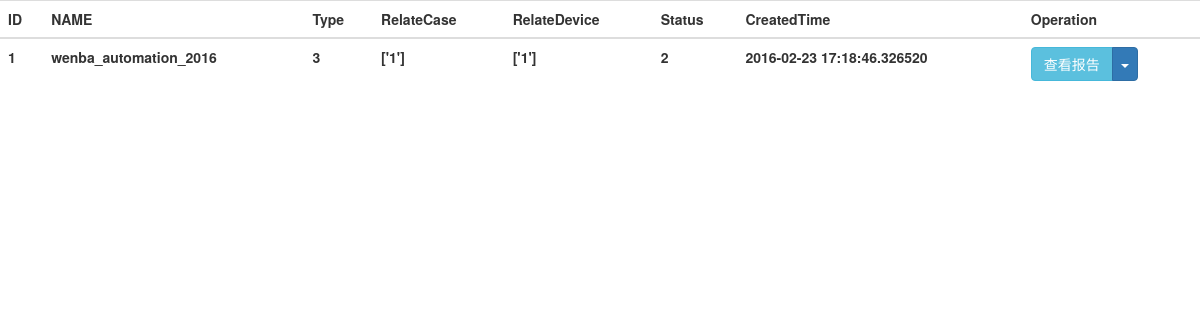
/jobs, run on an earlier commit of the app's database.
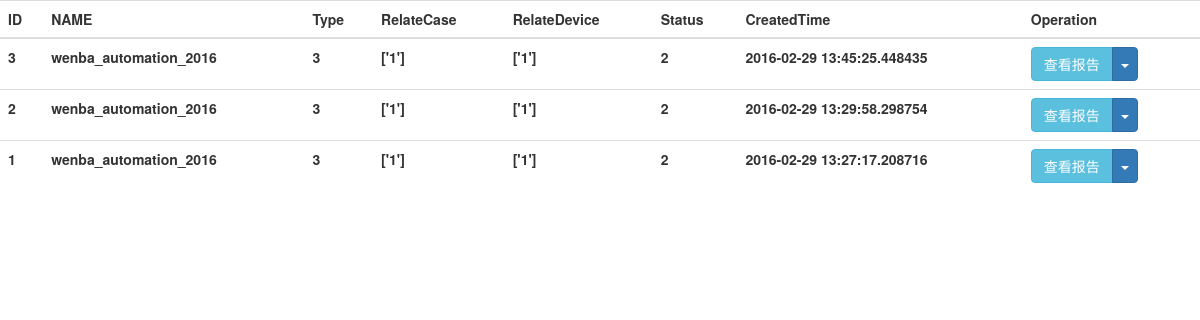
And on a later commit of the database.
### app/models.py (models this page shows, shortened)
class Testjob(db.Model):
	id = db.Column(db.Integer,primary_key=True)
	jobName = db.Column(db.String(64))
	jobType = db.Column(db.Integer)   # 0:兼容性  1:稳定性  2:功能性
	relateCases = db.Column(db.PickleType)
	relateDevices = db.Column(db.PickleType)
	testapk = db.Column(db.String(512))
	appPackage = db.Column(db.String(64))
	appActivity = db.Column(db.String(64))
	result = db.Column(db.Integer,default=0)
	reportID = db.Column(db.Integer,default=0)
	status = db.Column(db.Integer,default=0)
	createdtime = db.Column(db.DateTime,default=datetime.now)

### app/main/jobView.py (the view)
@main.route("/jobs")
def jobs():
	jobs = Testjob.query.all()
	return render_template("jobs.html",jobs=jobs[::-1])

### app/templates/jobs.html (shortened to what this page needs)
<!DOCTYPE html>
<html>
<head lang="en">
	<link rel="stylesheet" href="/static/bootstrap/css/bootstrap.min.css">
</head>
<body>
<table class="table">
	<thread>
		<tr>
			<th>ID</th>
			<th>NAME</th>
			<th>Type</th>
			<th>RelateCase</th>
			<th>RelateDevice</th>
			<th>Status</th>
			<th>CreatedTime</th>
			<th>Operation</th>
		</tr>
	</thread>
	<tbody>
	{% for job in jobs %}
		<tr>
			<th>{{ job.id }}</th>
			<th>{{ job.jobName }}</th>
			<th>{{ job.jobType }}</th>
			<th>{{ job.relateCases }}</th>
			<th>{{ job.relateDevices }}</th>
			<th>{{ job.status }}</th>
			<th>{{ job.createdtime }}</th>
			<th>
				<div class="btn-group">
					{% if job.status != 2 %}
						<button type="button" id="{{ job.id }}" class="btn btn-primary runbtn">运行</button>
						<a id="viewreport_{{ job.id }}" name="{{ job.id }}" class="btn btn-info viewreport" style="display:none">查看报告</a>
					{% else %}
						<a id="viewreport_{{ job.id }}" name="{{ job.id }}" class="btn btn-info viewreport">查看报告</a>
					{% endif %}
					<button type="button" class="btn btn-primary dropdown-toggle" data-toggle="dropdown" aria-haspopup="true" aria-expanded="false">
						<span class="caret"></span>
					</button>
				</div>
			</th>
		</tr>
	{% endfor %}
	</tbody>
</table>
</body>
</html>

What changed in the data, as far as the page shows it:
added Testjob: id "3", jobName "wenba_automation_2016", jobType "3", relateCases "['1']", relateDevices "['1']", status "2", createdtime "2016-02-29 13:45:25.448435"
added Testjob: id "2", jobName "wenba_automation_2016", jobType "3", relateCases "['1']", relateDevices "['1']", status "2", createdtime "2016-02-29 13:29:58.298754"
changed Testjob id 1: createdtime "2016-02-23 17:18:46.326520" → "2016-02-29 13:27:17.208716"
